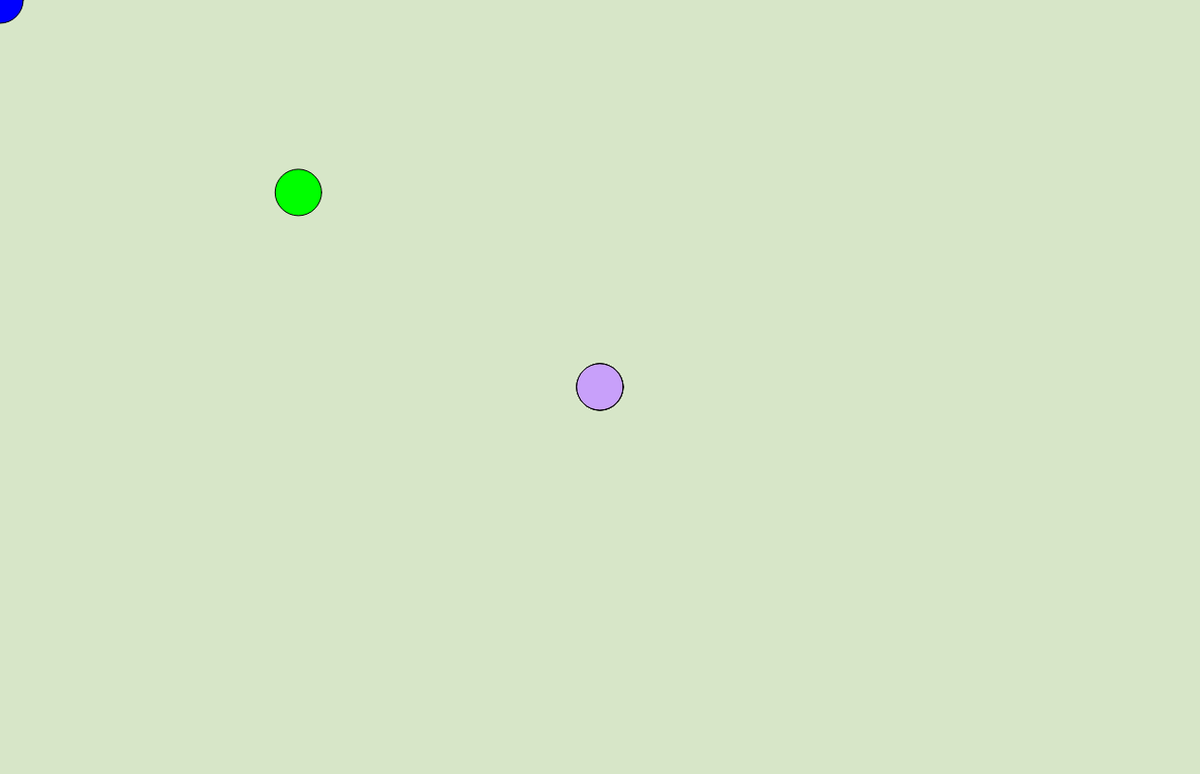
Frame 1 (no input)
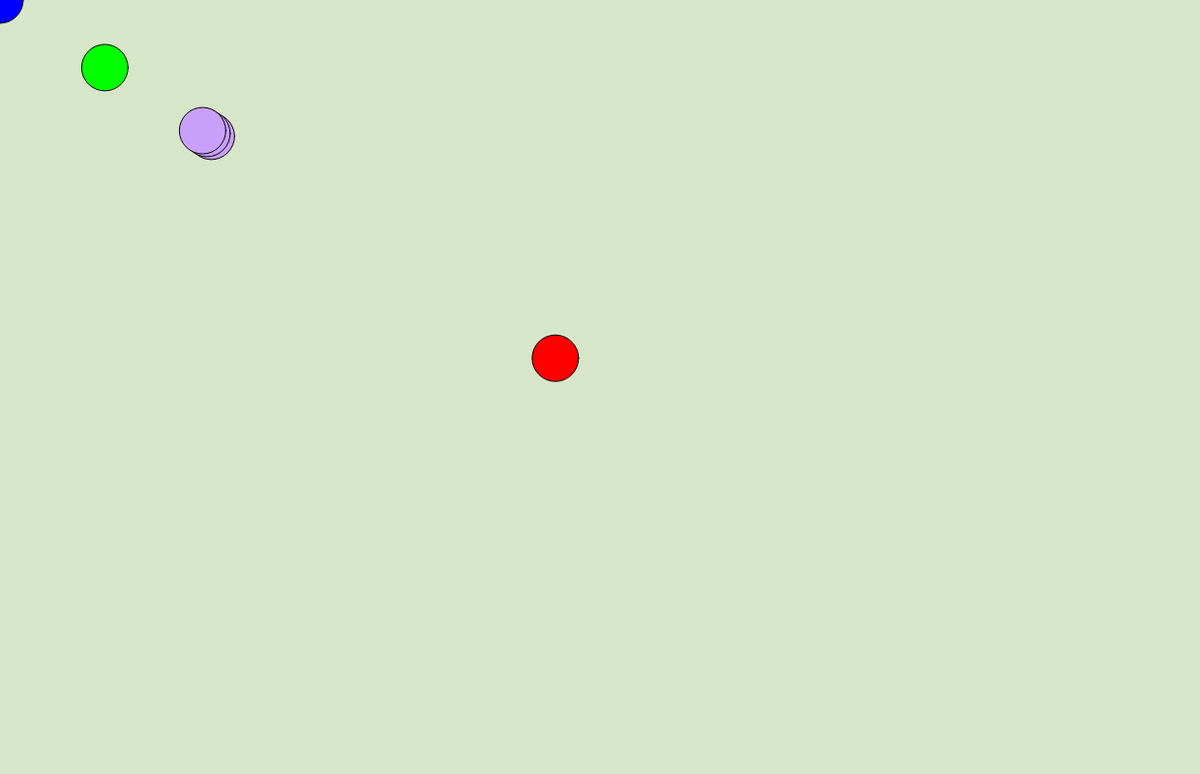
Frame 60 (no input)
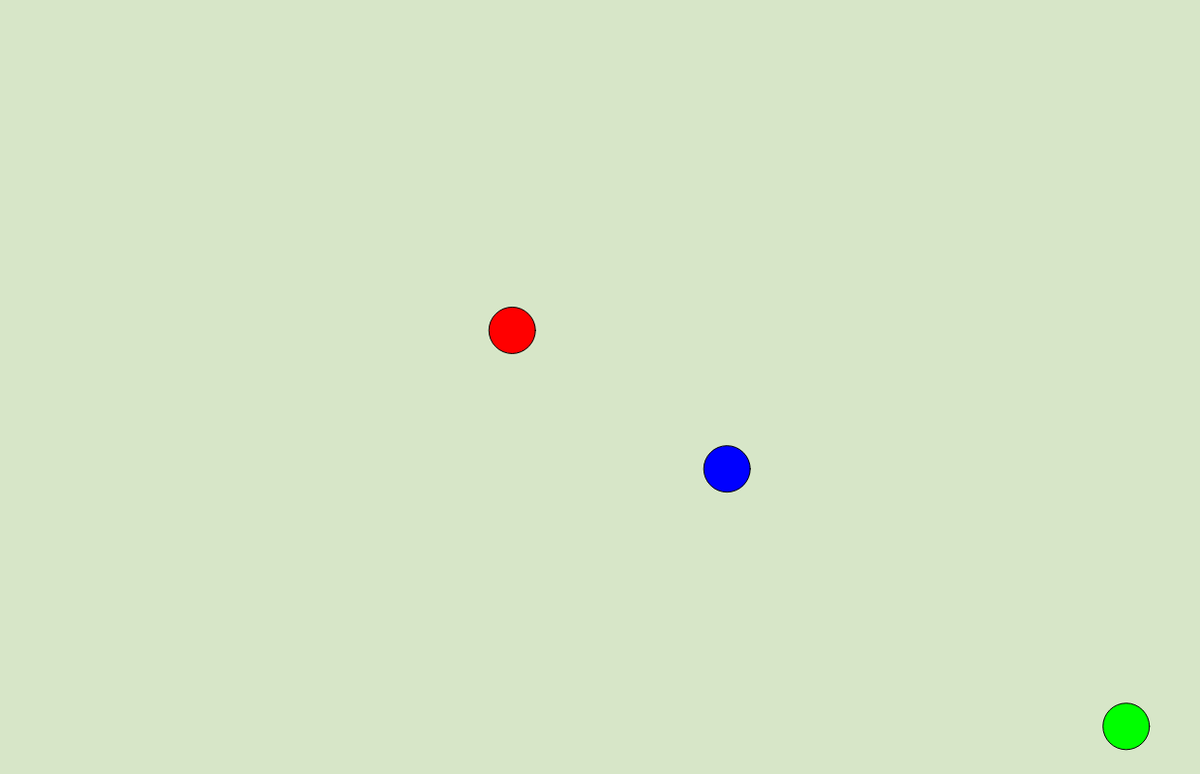
Frame 120 (the mouse pressed at the canvas centre since frame 60)

The p5.js sketch that drew these frames (run headless with seeded random() and noise() and a simulated clock; from frame 60 on, the mouse is pressed at the canvas centre):

// p5.js sketch
// ── sketch.js
// Daniel Shiffman
// https://www.kadenze.com/courses/the-nature-of-code
// http://natureofcode.com/
// Session 1: Walker accelerating towards mouse

var w = [];

function setup() {
  createCanvas(1240, 800); //ウィンドウサイズ
  // Make a Walker object
  w[0] = new Walker(width / 2, height/2, 0.03, color(255, 0, 0));
  w[1] = new Walker(width / 4, height/4, 2, color(0, 255, 0));
  w[2] = new Walker(0, 0, 0.5, color(0, 0, 255));
  w[3] = new Walker(width / 2, height/2, 0.03, color(200, 160, 250));
}

function draw() {
  background(215,230,200); //背景

  // Update and display object
  for (var i = 0; i < 3; i++) {
    w[i].update();
    w[i].display(); 
  }
  for(var i = 0;i  < 3; i++){
	  w[3].update();
	  w[3].display();
  }
}

function Walker(initx,inity,mag,color) { //赤のオブジェクト
  // Start Walker in center
  this.pos = createVector(initx,inity); //初期位置(320,120)
  // Start with 0 velocity
  this.vel = createVector(0, 0); //速度
  this.color = color;
  this.mag = mag;

  this.update = function() {
    // Vector at mouse location
    var mouse = createVector(mouseX, mouseY); //マウスの位置
    // Vector pointing from Walker to mouse
    this.acc = p5.Vector.sub(mouse, this.pos); //mouse - 位置
    // Setting the magnitude of that vector
    this.acc.setMag(this.mag); //距離

    // Physics engine algorithm
    this.vel.add(this.acc);
    this.pos.add(this.vel);
  }

  this.display = function() {
    // Draw Walker as circle
    fill(this.color); ///色
    ellipse(this.pos.x, this.pos.y, 48, 48); //円  
  }
}
